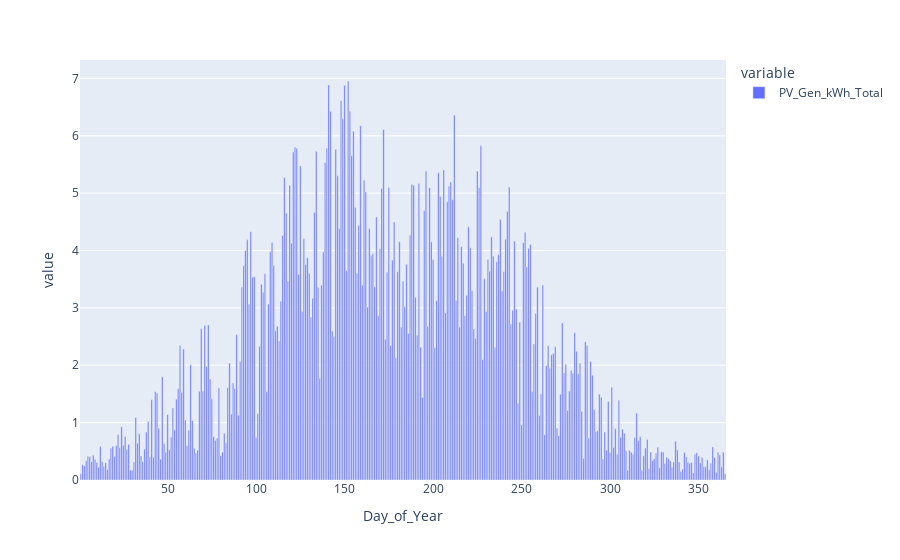

The notebook cell this image was saved under:
### Code cell
pv_model.summary_grouped.quarterly

### Figure 1 — Plotly figure (JSON) as saved in the notebook; plotly's stock layout.template omitted (floating-point values rounded to 4 significant figures; data arrays with more than 128 entries replaced by an {"elided": "..."} marker saying what was removed)
{"data": [{"alignmentgroup": "True", "hovertemplate": "variable=PV_Gen_kWh_Total<br>Day_of_Year=%{x}<br>value=%{y}<extra></extra>", "legendgroup": "PV_Gen_kWh_Total", "marker": {"color": "#636efa", "pattern": {"shape": ""}}, "name": "PV_Gen_kWh_Total", "offsetgroup": "PV_Gen_kWh_Total", "orientation": "v", "showlegend": true, "textposition": "auto", "type": "bar", "x": {"elided": "365 int values"}, "xaxis": "x", "y": {"elided": "365 float values"}, "yaxis": "y"}], "layout": {"barmode": "relative", "legend": {"title": {"text": "variable"}, "tracegroupgap": 0}, "margin": {"t": 60}, "xaxis": {"anchor": "y", "domain": [0, 1], "title": {"text": "Day_of_Year"}}, "yaxis": {"anchor": "x", "domain": [0, 1], "title": {"text": "value"}}}}
